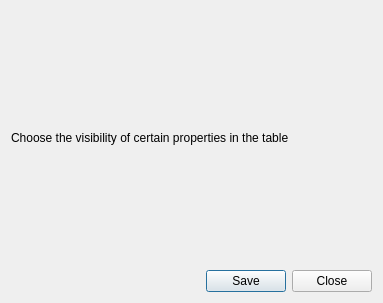
<?xml version="1.0" encoding="UTF-8"?>
<ui version="4.0">
 <class>VisibilitySettingsDialog</class>
 <widget class="QDialog" name="VisibilitySettingsDialog">
  <property name="geometry">
   <rect>
    <x>0</x>
    <y>0</y>
    <width>383</width>
    <height>303</height>
   </rect>
  </property>
  <property name="windowTitle">
   <string>Dialog</string>
  </property>
  <layout class="QVBoxLayout" name="verticalLayout_2" stretch="0,1,0">
   <item>
    <widget class="QLabel" name="lblCaption">
     <property name="text">
      <string>Choose the visibility of certain properties in the table</string>
     </property>
    </widget>
   </item>
   <item>
    <layout class="QVBoxLayout" name="layoutContent"/>
   </item>
   <item>
    <widget class="QDialogButtonBox" name="btnBox">
     <property name="orientation">
      <enum>Qt::Horizontal</enum>
     </property>
     <property name="standardButtons">
      <set>QDialogButtonBox::Close|QDialogButtonBox::Save</set>
     </property>
     <property name="centerButtons">
      <bool>false</bool>
     </property>
    </widget>
   </item>
  </layout>
 </widget>
 <resources/>
 <connections>
  <connection>
   <sender>btnBox</sender>
   <signal>accepted()</signal>
   <receiver>VisibilitySettingsDialog</receiver>
   <slot>accept()</slot>
   <hints>
    <hint type="sourcelabel">
     <x>248</x>
     <y>254</y>
    </hint>
    <hint type="destinationlabel">
     <x>157</x>
     <y>274</y>
    </hint>
   </hints>
  </connection>
  <connection>
   <sender>btnBox</sender>
   <signal>rejected()</signal>
   <receiver>VisibilitySettingsDialog</receiver>
   <slot>reject()</slot>
   <hints>
    <hint type="sourcelabel">
     <x>316</x>
     <y>260</y>
    </hint>
    <hint type="destinationlabel">
     <x>286</x>
     <y>274</y>
    </hint>
   </hints>
  </connection>
 </connections>
</ui>
